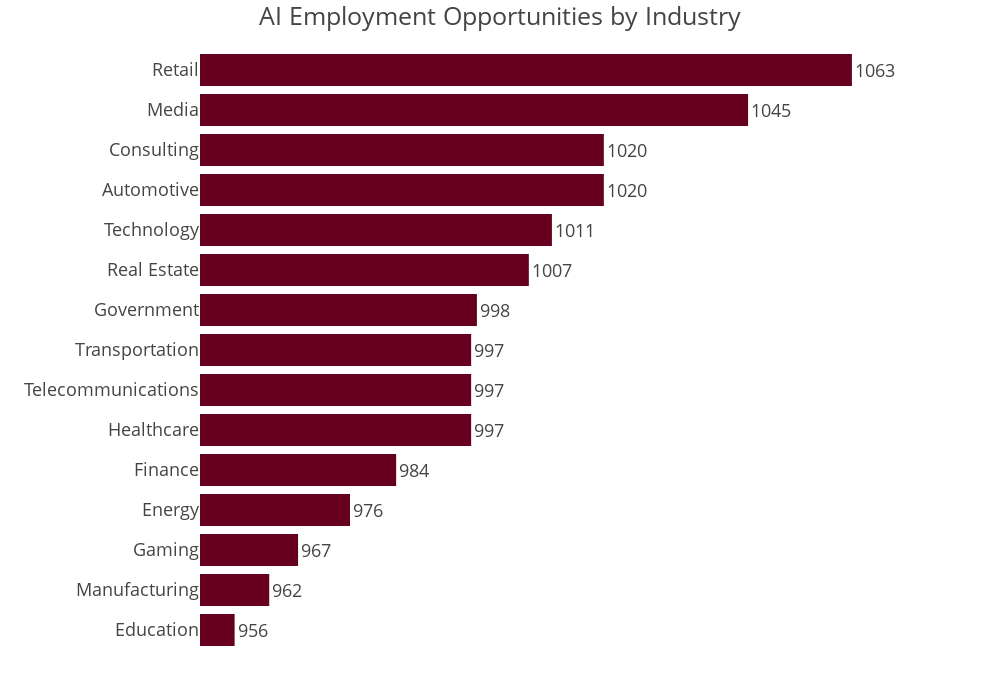

Notebook cell for this chart:
### Code cell
fig = px.bar(
    industry_counts,
    x="job_count",
    y="industry",
    title="AI Employment Opportunities by Industry",
    orientation='h',
    height=700,
    width=1000,
    color_discrete_sequence=px.colors.sequential.RdBu,
    text='job_count'
)

fig.update_layout(
    template="presentation",
    xaxis_title=" ",
    yaxis_title=" ",
    xaxis=dict(range=[950, company_counts['job_count'].max() + 100], showticklabels=False, showgrid=False),
    margin=dict(l=200, r=50, t=50, b=50),
    yaxis=dict(showticklabels=True, showgrid=False)
)

fig.update_traces(textposition='outside')

fig.show()

### Figure 1 — Plotly figure (JSON) as saved in the notebook; plotly's stock layout.template omitted (floating-point values rounded to 4 significant figures)
{"data": [{"hovertemplate": "job_count=%{text}<br>industry=%{y}<extra></extra>", "legendgroup": "", "marker": {"color": "rgb(103,0,31)", "pattern": {"shape": ""}}, "name": "", "orientation": "h", "showlegend": false, "text": [956.0, 962.0, 967.0, 976.0, 984.0, 997.0, 997.0, 997.0, 998.0, 1007.0, 1011.0, 1020.0, 1020.0, 1045.0, 1063.0], "textposition": "outside", "type": "bar", "x": [956, 962, 967, 976, 984, 997, 997, 997, 998, 1007, 1011, 1020, 1020, 1045, 1063], "xaxis": "x", "y": ["Education", "Manufacturing", "Gaming", "Energy", "Finance", "Healthcare", "Telecommunications", "Transportation", "Government", "Real Estate", "Technology", "Automotive", "Consulting", "Media", "Retail"], "yaxis": "y"}], "layout": {"barmode": "relative", "height": 700, "legend": {"tracegroupgap": 0}, "margin": {"b": 50, "l": 200, "r": 50, "t": 50}, "title": {"text": "AI Employment Opportunities by Industry"}, "width": 1000, "xaxis": {"anchor": "y", "domain": [0, 1], "range": [950, 1080], "showgrid": false, "showticklabels": false, "title": {"text": " "}, "type": "linear"}, "yaxis": {"anchor": "x", "autorange": true, "domain": [0, 1], "range": [-0.5, 14.5], "showgrid": false, "showticklabels": true, "title": {"text": " "}, "type": "category"}}}
